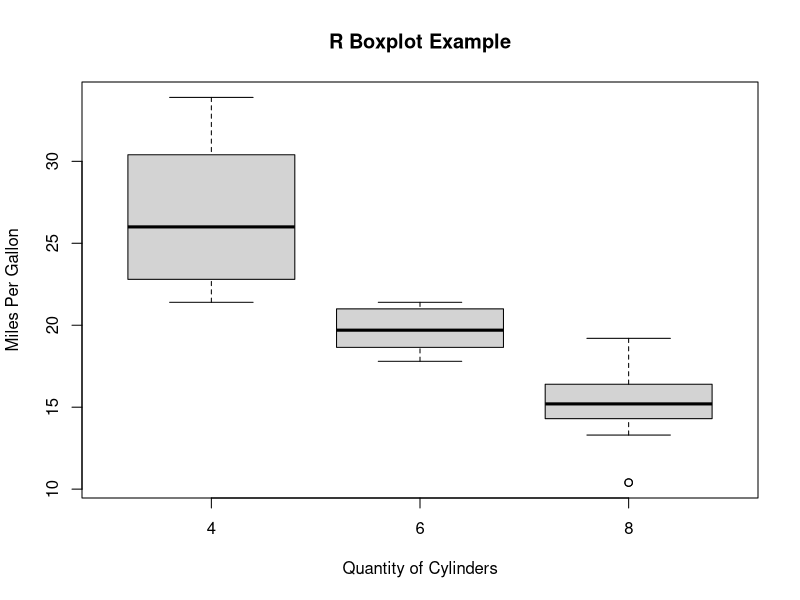

Reproduce this figure in R.
png(file = "boxplot.png")
boxplot(mpg ~ cyl, data = mtcars, xlab = "Quantity of Cylinders",
        ylab = "Miles Per Gallon", main = "R Boxplot Example")
dev.off()